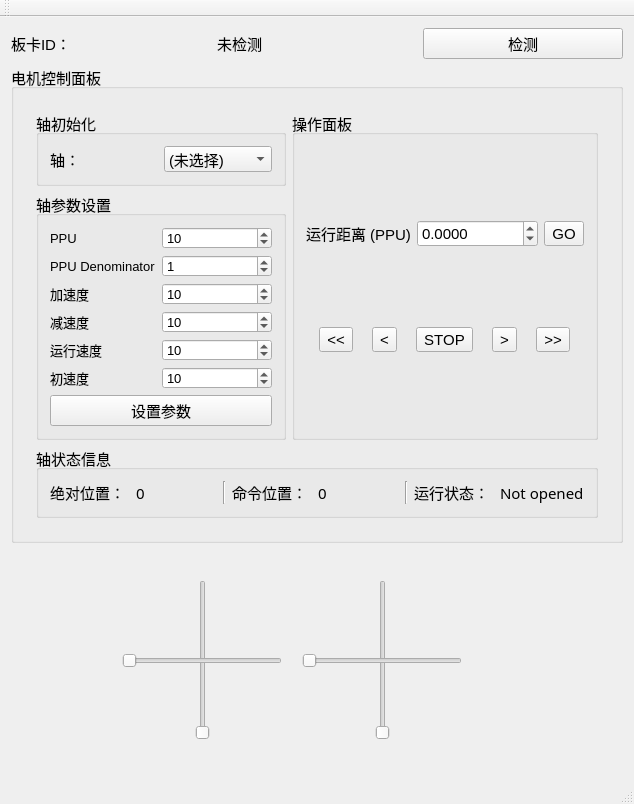
<?xml version="1.0" encoding="UTF-8"?>
<ui version="4.0">
 <class>MainWindowClass</class>
 <widget class="QMainWindow" name="MainWindowClass">
  <property name="geometry">
   <rect>
    <x>0</x>
    <y>0</y>
    <width>624</width>
    <height>762</height>
   </rect>
  </property>
  <property name="windowTitle">
   <string>MainWindow</string>
  </property>
  <widget class="QWidget" name="centralWidget">
   <layout class="QGridLayout" name="gridLayout">
    <item row="0" column="0">
     <layout class="QHBoxLayout" name="horizontalLayout">
      <item>
       <widget class="QLabel" name="label_10">
        <property name="font">
         <font>
          <pointsize>11</pointsize>
         </font>
        </property>
        <property name="text">
         <string>板卡ID：</string>
        </property>
       </widget>
      </item>
      <item>
       <widget class="QLabel" name="label_cardID">
        <property name="font">
         <font>
          <pointsize>11</pointsize>
         </font>
        </property>
        <property name="text">
         <string>未检测</string>
        </property>
       </widget>
      </item>
      <item>
       <widget class="QPushButton" name="button_cardDetect">
        <property name="font">
         <font>
          <pointsize>11</pointsize>
         </font>
        </property>
        <property name="text">
         <string>检测</string>
        </property>
       </widget>
      </item>
     </layout>
    </item>
    <item row="1" column="0">
     <widget class="QGroupBox" name="groupBox_Motor">
      <property name="font">
       <font>
        <pointsize>11</pointsize>
       </font>
      </property>
      <property name="title">
       <string>电机控制面板</string>
      </property>
      <layout class="QGridLayout" name="gridLayout_4">
       <item row="0" column="0">
        <widget class="MotorPanel" name="motorWidget" native="true">
         <layout class="QGridLayout" name="gridLayout_5">
          <item row="2" column="0" colspan="2">
           <widget class="QGroupBox" name="groupBox_2">
            <property name="font">
             <font>
              <family>Microsoft YaHei UI</family>
              <pointsize>11</pointsize>
              <bold>false</bold>
             </font>
            </property>
            <property name="title">
             <string>轴状态信息</string>
            </property>
            <layout class="QHBoxLayout" name="horizontalLayout_2">
             <item>
              <widget class="QLabel" name="label_11">
               <property name="font">
                <font>
                 <family>Microsoft YaHei</family>
                 <pointsize>11</pointsize>
                 <bold>false</bold>
                </font>
               </property>
               <property name="text">
                <string>绝对位置：</string>
               </property>
              </widget>
             </item>
             <item>
              <widget class="QLabel" name="label_realPos">
               <property name="font">
                <font>
                 <family>Microsoft YaHei</family>
                 <pointsize>11</pointsize>
                 <bold>false</bold>
                </font>
               </property>
               <property name="text">
                <string>0</string>
               </property>
              </widget>
             </item>
             <item>
              <widget class="Line" name="line_3">
               <property name="font">
                <font>
                 <family>Microsoft YaHei</family>
                 <pointsize>11</pointsize>
                 <bold>false</bold>
                </font>
               </property>
               <property name="orientation">
                <enum>Qt::Vertical</enum>
               </property>
              </widget>
             </item>
             <item>
              <widget class="QLabel" name="label_8">
               <property name="font">
                <font>
                 <family>Microsoft YaHei</family>
                 <pointsize>11</pointsize>
                 <bold>false</bold>
                </font>
               </property>
               <property name="text">
                <string>命令位置：</string>
               </property>
              </widget>
             </item>
             <item>
              <widget class="QLabel" name="label_cmdPos">
               <property name="font">
                <font>
                 <family>Microsoft YaHei</family>
                 <pointsize>11</pointsize>
                 <bold>false</bold>
                </font>
               </property>
               <property name="text">
                <string>0</string>
               </property>
              </widget>
             </item>
             <item>
              <widget class="Line" name="line_2">
               <property name="font">
                <font>
                 <family>Microsoft YaHei</family>
                 <pointsize>11</pointsize>
                 <bold>false</bold>
                </font>
               </property>
               <property name="orientation">
                <enum>Qt::Vertical</enum>
               </property>
              </widget>
             </item>
             <item>
              <widget class="QLabel" name="label_7">
               <property name="font">
                <font>
                 <family>Microsoft YaHei</family>
                 <pointsize>11</pointsize>
                 <bold>false</bold>
                </font>
               </property>
               <property name="text">
                <string>运行状态：</string>
               </property>
              </widget>
             </item>
             <item>
              <widget class="QLabel" name="label_status">
               <property name="font">
                <font>
                 <family>Microsoft YaHei</family>
                 <pointsize>11</pointsize>
                 <bold>false</bold>
                </font>
               </property>
               <property name="text">
                <string>Not opened</string>
               </property>
              </widget>
             </item>
            </layout>
           </widget>
          </item>
          <item row="1" column="0">
           <widget class="QGroupBox" name="groupBox">
            <property name="font">
             <font>
              <family>Microsoft YaHei UI</family>
              <pointsize>11</pointsize>
              <italic>false</italic>
              <bold>false</bold>
             </font>
            </property>
            <property name="title">
             <string>轴参数设置</string>
            </property>
            <layout class="QGridLayout" name="gridLayout_2">
             <item row="0" column="0">
              <widget class="QLabel" name="label">
               <property name="font">
                <font>
                 <family>Microsoft YaHei UI</family>
                 <pointsize>10</pointsize>
                 <italic>false</italic>
                 <bold>false</bold>
                </font>
               </property>
               <property name="text">
                <string>PPU</string>
               </property>
              </widget>
             </item>
             <item row="6" column="0" colspan="3">
              <widget class="QPushButton" name="paramsSetButton">
               <property name="font">
                <font>
                 <family>Microsoft YaHei UI</family>
                 <pointsize>11</pointsize>
                 <italic>false</italic>
                 <bold>false</bold>
                </font>
               </property>
               <property name="text">
                <string>设置参数</string>
               </property>
               <property name="autoDefault">
                <bool>false</bool>
               </property>
               <property name="default">
                <bool>false</bool>
               </property>
               <property name="flat">
                <bool>false</bool>
               </property>
              </widget>
             </item>
             <item row="4" column="2">
              <widget class="QSpinBox" name="spinBox_runningVel">
               <property name="minimumSize">
                <size>
                 <width>110</width>
                 <height>22</height>
                </size>
               </property>
               <property name="font">
                <font>
                 <family>Microsoft YaHei UI</family>
                 <pointsize>10</pointsize>
                 <italic>false</italic>
                 <bold>false</bold>
                </font>
               </property>
               <property name="mouseTracking">
                <bool>false</bool>
               </property>
               <property name="tabletTracking">
                <bool>false</bool>
               </property>
               <property name="contextMenuPolicy">
                <enum>Qt::DefaultContextMenu</enum>
               </property>
               <property name="minimum">
                <number>0</number>
               </property>
               <property name="maximum">
                <number>10000000</number>
               </property>
               <property name="value">
                <number>10</number>
               </property>
              </widget>
             </item>
             <item row="1" column="0" colspan="2">
              <widget class="QLabel" name="label_2">
               <property name="font">
                <font>
                 <family>Microsoft YaHei UI</family>
                 <pointsize>10</pointsize>
                 <italic>false</italic>
                 <bold>false</bold>
                </font>
               </property>
               <property name="text">
                <string>PPU Denominator</string>
               </property>
              </widget>
             </item>
             <item row="5" column="0" colspan="2">
              <widget class="QLabel" name="label_3">
               <property name="font">
                <font>
                 <family>Microsoft YaHei UI</family>
                 <pointsize>10</pointsize>
                 <italic>false</italic>
                 <bold>false</bold>
                </font>
               </property>
               <property name="text">
                <string>初速度</string>
               </property>
              </widget>
             </item>
             <item row="4" column="0" colspan="2">
              <widget class="QLabel" name="label_4">
               <property name="font">
                <font>
                 <family>Microsoft YaHei UI</family>
                 <pointsize>10</pointsize>
                 <italic>false</italic>
                 <bold>false</bold>
                </font>
               </property>
               <property name="text">
                <string>运行速度</string>
               </property>
              </widget>
             </item>
             <item row="0" column="2">
              <widget class="QSpinBox" name="spinBox_PPU">
               <property name="minimumSize">
                <size>
                 <width>110</width>
                 <height>22</height>
                </size>
               </property>
               <property name="font">
                <font>
                 <family>Microsoft YaHei UI</family>
                 <pointsize>10</pointsize>
                 <italic>false</italic>
                 <bold>false</bold>
                </font>
               </property>
               <property name="mouseTracking">
                <bool>false</bool>
               </property>
               <property name="tabletTracking">
                <bool>false</bool>
               </property>
               <property name="contextMenuPolicy">
                <enum>Qt::DefaultContextMenu</enum>
               </property>
               <property name="minimum">
                <number>0</number>
               </property>
               <property name="maximum">
                <number>10000000</number>
               </property>
               <property name="value">
                <number>10</number>
               </property>
              </widget>
             </item>
             <item row="2" column="2">
              <widget class="QSpinBox" name="spinBox_acc">
               <property name="minimumSize">
                <size>
                 <width>110</width>
                 <height>22</height>
                </size>
               </property>
               <property name="font">
                <font>
                 <family>Microsoft YaHei UI</family>
                 <pointsize>10</pointsize>
                 <italic>false</italic>
                 <bold>false</bold>
                </font>
               </property>
               <property name="mouseTracking">
                <bool>false</bool>
               </property>
               <property name="tabletTracking">
                <bool>false</bool>
               </property>
               <property name="contextMenuPolicy">
                <enum>Qt::DefaultContextMenu</enum>
               </property>
               <property name="minimum">
                <number>0</number>
               </property>
               <property name="maximum">
                <number>10000000</number>
               </property>
               <property name="value">
                <number>10</number>
               </property>
              </widget>
             </item>
             <item row="3" column="0" colspan="2">
              <widget class="QLabel" name="label_6">
               <property name="font">
                <font>
                 <family>Microsoft YaHei UI</family>
                 <pointsize>10</pointsize>
                 <italic>false</italic>
                 <bold>false</bold>
                </font>
               </property>
               <property name="text">
                <string>减速度</string>
               </property>
              </widget>
             </item>
             <item row="1" column="2">
              <widget class="QSpinBox" name="spinBox_PPUDenominator">
               <property name="minimumSize">
                <size>
                 <width>110</width>
                 <height>22</height>
                </size>
               </property>
               <property name="font">
                <font>
                 <family>Microsoft YaHei UI</family>
                 <pointsize>10</pointsize>
                 <italic>false</italic>
                 <bold>false</bold>
                </font>
               </property>
               <property name="mouseTracking">
                <bool>false</bool>
               </property>
               <property name="tabletTracking">
                <bool>false</bool>
               </property>
               <property name="contextMenuPolicy">
                <enum>Qt::DefaultContextMenu</enum>
               </property>
               <property name="minimum">
                <number>0</number>
               </property>
               <property name="maximum">
                <number>10000000</number>
               </property>
               <property name="value">
                <number>1</number>
               </property>
              </widget>
             </item>
             <item row="3" column="2">
              <widget class="QSpinBox" name="spinBox_dec">
               <property name="minimumSize">
                <size>
                 <width>110</width>
                 <height>22</height>
                </size>
               </property>
               <property name="sizeIncrement">
                <size>
                 <width>1</width>
                 <height>1111</height>
                </size>
               </property>
               <property name="font">
                <font>
                 <family>Microsoft YaHei UI</family>
                 <pointsize>10</pointsize>
                 <italic>false</italic>
                 <bold>false</bold>
                </font>
               </property>
               <property name="mouseTracking">
                <bool>false</bool>
               </property>
               <property name="tabletTracking">
                <bool>false</bool>
               </property>
               <property name="contextMenuPolicy">
                <enum>Qt::DefaultContextMenu</enum>
               </property>
               <property name="minimum">
                <number>0</number>
               </property>
               <property name="maximum">
                <number>10000000</number>
               </property>
               <property name="value">
                <number>10</number>
               </property>
              </widget>
             </item>
             <item row="5" column="2">
              <widget class="QSpinBox" name="spinBox_initVel">
               <property name="minimumSize">
                <size>
                 <width>110</width>
                 <height>22</height>
                </size>
               </property>
               <property name="font">
                <font>
                 <family>Microsoft YaHei UI</family>
                 <pointsize>10</pointsize>
                 <italic>false</italic>
                 <bold>false</bold>
                </font>
               </property>
               <property name="mouseTracking">
                <bool>false</bool>
               </property>
               <property name="tabletTracking">
                <bool>false</bool>
               </property>
               <property name="contextMenuPolicy">
                <enum>Qt::DefaultContextMenu</enum>
               </property>
               <property name="minimum">
                <number>0</number>
               </property>
               <property name="maximum">
                <number>10000000</number>
               </property>
               <property name="value">
                <number>10</number>
               </property>
              </widget>
             </item>
             <item row="2" column="0" colspan="2">
              <widget class="QLabel" name="label_5">
               <property name="font">
                <font>
                 <family>Microsoft YaHei UI</family>
                 <pointsize>10</pointsize>
                 <italic>false</italic>
                 <bold>false</bold>
                </font>
               </property>
               <property name="text">
                <string>加速度</string>
               </property>
              </widget>
             </item>
            </layout>
           </widget>
          </item>
          <item row="0" column="0">
           <widget class="QGroupBox" name="groupBox_5">
            <property name="font">
             <font>
              <pointsize>11</pointsize>
             </font>
            </property>
            <property name="title">
             <string>轴初始化</string>
            </property>
            <layout class="QVBoxLayout" name="verticalLayout_3">
             <item>
              <layout class="QHBoxLayout" name="horizontalLayout_4">
               <item>
                <widget class="QLabel" name="label_13">
                 <property name="font">
                  <font>
                   <pointsize>11</pointsize>
                  </font>
                 </property>
                 <property name="text">
                  <string>轴：</string>
                 </property>
                </widget>
               </item>
               <item>
                <widget class="QComboBox" name="comboBox_axisID">
                 <property name="font">
                  <font>
                   <pointsize>11</pointsize>
                  </font>
                 </property>
                 <item>
                  <property name="text">
                   <string>(未选择)</string>
                  </property>
                 </item>
                 <item>
                  <property name="text">
                   <string>0 - 递送</string>
                  </property>
                 </item>
                 <item>
                  <property name="text">
                   <string>1</string>
                  </property>
                 </item>
                 <item>
                  <property name="text">
                   <string>2 - 推杆</string>
                  </property>
                 </item>
                 <item>
                  <property name="text">
                   <string>3 - 横滚</string>
                  </property>
                 </item>
                 <item>
                  <property name="text">
                   <string>4</string>
                  </property>
                 </item>
                 <item>
                  <property name="text">
                   <string>5</string>
                  </property>
                 </item>
                </widget>
               </item>
              </layout>
             </item>
            </layout>
           </widget>
          </item>
          <item row="0" column="1" rowspan="2">
           <widget class="QGroupBox" name="groupBox_3">
            <property name="font">
             <font>
              <family>Microsoft YaHei UI</family>
              <pointsize>11</pointsize>
              <bold>false</bold>
             </font>
            </property>
            <property name="title">
             <string>操作面板</string>
            </property>
            <layout class="QVBoxLayout" name="verticalLayout_4">
             <item>
              <layout class="QHBoxLayout" name="horizontalLayout_5">
               <item>
                <widget class="QLabel" name="label_9">
                 <property name="font">
                  <font>
                   <family>Microsoft YaHei UI</family>
                   <pointsize>11</pointsize>
                   <bold>false</bold>
                  </font>
                 </property>
                 <property name="text">
                  <string>运行距离 (PPU)</string>
                 </property>
                </widget>
               </item>
               <item>
                <widget class="QDoubleSpinBox" name="doubleSpinBox_runDis">
                 <property name="decimals">
                  <number>4</number>
                 </property>
                 <property name="minimum">
                  <double>-10000000.000000000000000</double>
                 </property>
                 <property name="maximum">
                  <double>10000000.000000000000000</double>
                 </property>
                 <property name="singleStep">
                  <double>0.100000000000000</double>
                 </property>
                </widget>
               </item>
               <item>
                <widget class="QToolButton" name="button_runDis">
                 <property name="font">
                  <font>
                   <family>Microsoft YaHei UI</family>
                   <pointsize>11</pointsize>
                   <bold>false</bold>
                  </font>
                 </property>
                 <property name="text">
                  <string>GO</string>
                 </property>
                </widget>
               </item>
              </layout>
             </item>
             <item>
              <layout class="QHBoxLayout" name="horizontalLayout_8">
               <item>
                <widget class="QToolButton" name="toolButton_RevXCmove">
                 <property name="font">
                  <font>
                   <family>Microsoft YaHei UI</family>
                   <pointsize>11</pointsize>
                   <bold>false</bold>
                  </font>
                 </property>
                 <property name="text">
                  <string>&lt;&lt;</string>
                 </property>
                </widget>
               </item>
               <item>
                <widget class="QToolButton" name="toolButton_RevXmove">
                 <property name="font">
                  <font>
                   <family>Microsoft YaHei UI</family>
                   <pointsize>11</pointsize>
                   <bold>false</bold>
                  </font>
                 </property>
                 <property name="text">
                  <string>&lt;</string>
                 </property>
                </widget>
               </item>
               <item>
                <widget class="QToolButton" name="toolButton_stopMotor">
                 <property name="font">
                  <font>
                   <family>Microsoft YaHei UI</family>
                   <pointsize>11</pointsize>
                   <bold>false</bold>
                  </font>
                 </property>
                 <property name="text">
                  <string>STOP</string>
                 </property>
                </widget>
               </item>
               <item>
                <widget class="QToolButton" name="toolButton_Xmove">
                 <property name="font">
                  <font>
                   <family>Microsoft YaHei UI</family>
                   <pointsize>11</pointsize>
                   <bold>false</bold>
                  </font>
                 </property>
                 <property name="text">
                  <string>&gt;</string>
                 </property>
                </widget>
               </item>
               <item>
                <widget class="QToolButton" name="toolButton_XCmove">
                 <property name="font">
                  <font>
                   <family>Microsoft YaHei UI</family>
                   <pointsize>11</pointsize>
                   <bold>false</bold>
                  </font>
                 </property>
                 <property name="text">
                  <string>&gt;&gt;</string>
                 </property>
                </widget>
               </item>
              </layout>
             </item>
            </layout>
           </widget>
          </item>
         </layout>
        </widget>
       </item>
      </layout>
     </widget>
    </item>
    <item row="2" column="0">
     <widget class="MotorPanel" name="widget_2" native="true">
      <layout class="QHBoxLayout" name="horizontalLayout_11">
       <item>
        <widget class="JoyStickPanel" name="widget" native="true">
         <property name="minimumSize">
          <size>
           <width>370</width>
           <height>200</height>
          </size>
         </property>
         <widget class="QSlider" name="verticalSlider_y1">
          <property name="geometry">
           <rect>
            <x>170</x>
            <y>20</y>
            <width>22</width>
            <height>160</height>
           </rect>
          </property>
          <property name="orientation">
           <enum>Qt::Vertical</enum>
          </property>
         </widget>
         <widget class="QSlider" name="horizontalSlider_x1">
          <property name="geometry">
           <rect>
            <x>100</x>
            <y>90</y>
            <width>160</width>
            <height>22</height>
           </rect>
          </property>
          <property name="maximum">
           <number>99</number>
          </property>
          <property name="orientation">
           <enum>Qt::Horizontal</enum>
          </property>
         </widget>
         <widget class="QSlider" name="verticalSlider_y2">
          <property name="geometry">
           <rect>
            <x>350</x>
            <y>20</y>
            <width>22</width>
            <height>160</height>
           </rect>
          </property>
          <property name="orientation">
           <enum>Qt::Vertical</enum>
          </property>
         </widget>
         <widget class="QSlider" name="horizontalSlider_x2">
          <property name="geometry">
           <rect>
            <x>280</x>
            <y>90</y>
            <width>160</width>
            <height>22</height>
           </rect>
          </property>
          <property name="maximum">
           <number>99</number>
          </property>
          <property name="orientation">
           <enum>Qt::Horizontal</enum>
          </property>
         </widget>
        </widget>
       </item>
      </layout>
     </widget>
    </item>
   </layout>
  </widget>
  <widget class="QMenuBar" name="menuBar">
   <property name="geometry">
    <rect>
     <x>0</x>
     <y>0</y>
     <width>624</width>
     <height>22</height>
    </rect>
   </property>
  </widget>
  <widget class="QToolBar" name="mainToolBar">
   <attribute name="toolBarArea">
    <enum>TopToolBarArea</enum>
   </attribute>
   <attribute name="toolBarBreak">
    <bool>false</bool>
   </attribute>
  </widget>
  <widget class="QStatusBar" name="statusBar"/>
 </widget>
 <layoutdefault spacing="6" margin="11"/>
 <customwidgets>
  <customwidget>
   <class>JoyStickPanel</class>
   <extends>QWidget</extends>
   <header>JoyStickPanel.h</header>
   <container>1</container>
   <slots>
    <slot>initAxis2()</slot>
   </slots>
  </customwidget>
  <customwidget>
   <class>MotorPanel</class>
   <extends>QWidget</extends>
   <header>MotorPanel.h</header>
   <container>1</container>
   <slots>
    <slot>setAxisParams()</slot>
    <slot>axisRunDis()</slot>
    <slot>checkCard()</slot>
    <slot>initAxis()</slot>
    <slot>axisRun()</slot>
    <slot>axisRunRev()</slot>
    <slot>axisStop()</slot>
    <slot>setAxisZero()</slot>
    <slot>axisReturnCmdZero()</slot>
    <slot>panelParamsUpdate(int)</slot>
   </slots>
  </customwidget>
 </customwidgets>
 <resources>
  <include location="MainWindow.qrc"/>
 </resources>
 <connections>
  <connection>
   <sender>button_cardDetect</sender>
   <signal>clicked()</signal>
   <receiver>MainWindowClass</receiver>
   <slot>detectCard()</slot>
   <hints>
    <hint type="sourcelabel">
     <x>613</x>
     <y>71</y>
    </hint>
    <hint type="destinationlabel">
     <x>623</x>
     <y>74</y>
    </hint>
   </hints>
  </connection>
  <connection>
   <sender>paramsSetButton</sender>
   <signal>clicked()</signal>
   <receiver>motorWidget</receiver>
   <slot>setAxisParams()</slot>
   <hints>
    <hint type="sourcelabel">
     <x>89</x>
     <y>445</y>
    </hint>
    <hint type="destinationlabel">
     <x>26</x>
     <y>444</y>
    </hint>
   </hints>
  </connection>
  <connection>
   <sender>button_runDis</sender>
   <signal>clicked()</signal>
   <receiver>motorWidget</receiver>
   <slot>axisRunDis()</slot>
   <hints>
    <hint type="sourcelabel">
     <x>584</x>
     <y>226</y>
    </hint>
    <hint type="destinationlabel">
     <x>602</x>
     <y>226</y>
    </hint>
   </hints>
  </connection>
  <connection>
   <sender>toolButton_stopMotor</sender>
   <signal>clicked()</signal>
   <receiver>motorWidget</receiver>
   <slot>axisStop()</slot>
   <hints>
    <hint type="sourcelabel">
     <x>462</x>
     <y>384</y>
    </hint>
    <hint type="destinationlabel">
     <x>603</x>
     <y>382</y>
    </hint>
   </hints>
  </connection>
  <connection>
   <sender>toolButton_Xmove</sender>
   <signal>pressed()</signal>
   <receiver>motorWidget</receiver>
   <slot>axisRun()</slot>
   <hints>
    <hint type="sourcelabel">
     <x>507</x>
     <y>380</y>
    </hint>
    <hint type="destinationlabel">
     <x>596</x>
     <y>374</y>
    </hint>
   </hints>
  </connection>
  <connection>
   <sender>toolButton_Xmove</sender>
   <signal>released()</signal>
   <receiver>motorWidget</receiver>
   <slot>axisStop()</slot>
   <hints>
    <hint type="sourcelabel">
     <x>507</x>
     <y>392</y>
    </hint>
    <hint type="destinationlabel">
     <x>598</x>
     <y>363</y>
    </hint>
   </hints>
  </connection>
  <connection>
   <sender>toolButton_RevXmove</sender>
   <signal>pressed()</signal>
   <receiver>motorWidget</receiver>
   <slot>axisRunRev()</slot>
   <hints>
    <hint type="sourcelabel">
     <x>388</x>
     <y>385</y>
    </hint>
    <hint type="destinationlabel">
     <x>599</x>
     <y>400</y>
    </hint>
   </hints>
  </connection>
  <connection>
   <sender>toolButton_RevXmove</sender>
   <signal>released()</signal>
   <receiver>motorWidget</receiver>
   <slot>axisStop()</slot>
   <hints>
    <hint type="sourcelabel">
     <x>388</x>
     <y>374</y>
    </hint>
    <hint type="destinationlabel">
     <x>596</x>
     <y>410</y>
    </hint>
   </hints>
  </connection>
  <connection>
   <sender>toolButton_RevXCmove</sender>
   <signal>clicked()</signal>
   <receiver>motorWidget</receiver>
   <slot>axisRunRev()</slot>
   <hints>
    <hint type="sourcelabel">
     <x>342</x>
     <y>381</y>
    </hint>
    <hint type="destinationlabel">
     <x>599</x>
     <y>429</y>
    </hint>
   </hints>
  </connection>
  <connection>
   <sender>toolButton_XCmove</sender>
   <signal>clicked()</signal>
   <receiver>motorWidget</receiver>
   <slot>axisRun()</slot>
   <hints>
    <hint type="sourcelabel">
     <x>565</x>
     <y>387</y>
    </hint>
    <hint type="destinationlabel">
     <x>598</x>
     <y>346</y>
    </hint>
   </hints>
  </connection>
  <connection>
   <sender>comboBox_axisID</sender>
   <signal>currentIndexChanged(int)</signal>
   <receiver>motorWidget</receiver>
   <slot>panelParamsUpdate(int)</slot>
   <hints>
    <hint type="sourcelabel">
     <x>215</x>
     <y>167</y>
    </hint>
    <hint type="destinationlabel">
     <x>188</x>
     <y>117</y>
    </hint>
   </hints>
  </connection>
 </connections>
 <slots>
  <slot>detectCard()</slot>
 </slots>
</ui>
